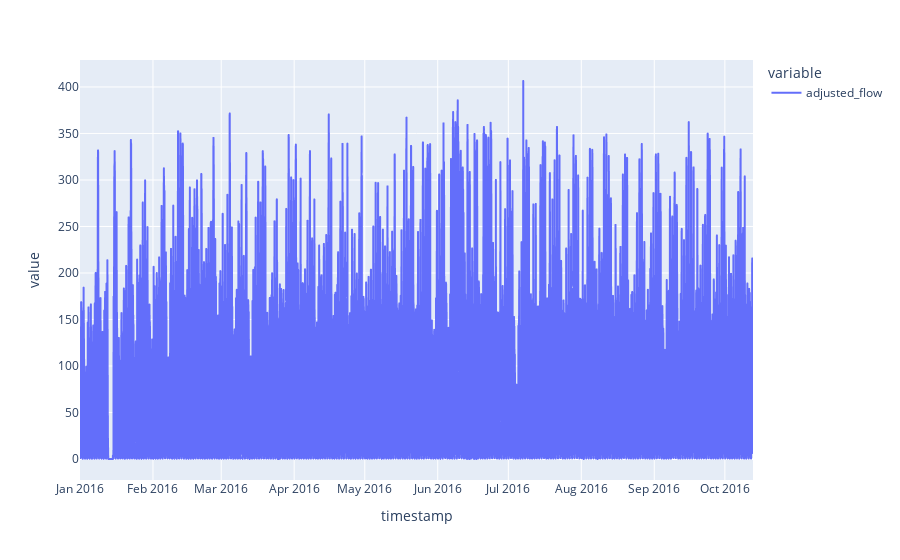

This figure's notebook cell:
### Code cell
px.line(arrivals.query("flow_type=='flow1'").groupby(pd.Grouper(key='timestamp', freq='H')).adjusted_flow.sum())

### Figure 1 — Plotly figure (JSON) as saved in the notebook; plotly's stock layout.template omitted (floating-point values rounded to 4 significant figures; data arrays with more than 128 entries replaced by an {"elided": "..."} marker saying what was removed)
{"data": [{"hovertemplate": "variable=adjusted_flow<br>timestamp=%{x}<br>value=%{y}<extra></extra>", "legendgroup": "adjusted_flow", "line": {"color": "#636efa", "dash": "solid"}, "marker": {"symbol": "circle"}, "mode": "lines", "name": "adjusted_flow", "showlegend": true, "type": "scattergl", "x": {"elided": "6864 str values"}, "xaxis": "x", "y": {"elided": "6864 float values"}, "yaxis": "y"}], "layout": {"legend": {"title": {"text": "variable"}, "tracegroupgap": 0}, "margin": {"t": 60}, "xaxis": {"anchor": "y", "domain": [0, 1], "title": {"text": "timestamp"}}, "yaxis": {"anchor": "x", "domain": [0, 1], "title": {"text": "value"}}}}
